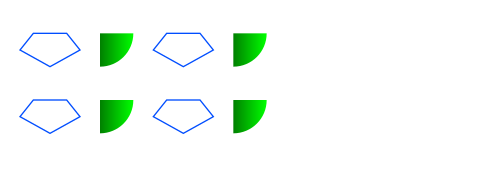

Generate this figure with Python:
#!/usr/bin/python3
# -*- coding: utf-8 -*-

import cairo
import cmath as math

def translate(ctx, tx, ty):
    ctx.translate(tx, ty)

def rysuj(ctx):
    # diament niebieski    
    ctx.set_source_rgb(0, 0.3, 1)
    ctx.move_to(50, 50)
    ctx.line_to(100, 50)
    ctx.line_to(120, 75)
    ctx.line_to(75, 100)
    ctx.line_to(30, 75)
    ctx.close_path()
    ctx.stroke()

    # cwiartka
    pattern = cairo.LinearGradient(200, 0, 100, 0)
    pattern.add_color_stop_rgb(0.0, 0.0, 1.0, 0.0)
    pattern.add_color_stop_rgb(1.0, 0, 0, 0.0)
    ctx.set_source(pattern)
    ctx.move_to(150, 50)
    ctx.arc(150, 50, 50, 0, math.pi/2)
    ctx.close_path()
    ctx.fill()


# SVG, 5 x 2 cale (360 x 144 pt)
surf = cairo.SVGSurface("figury.svg", 360, 144)
ctx=cairo.Context(surf)
ctx.scale(.5, .5)

rysuj(ctx)
translate(ctx, 200, 0)
rysuj(ctx)
translate(ctx, -200, 100)
rysuj(ctx)
translate(ctx, 200, 0)
rysuj(ctx)

surf.finish()
